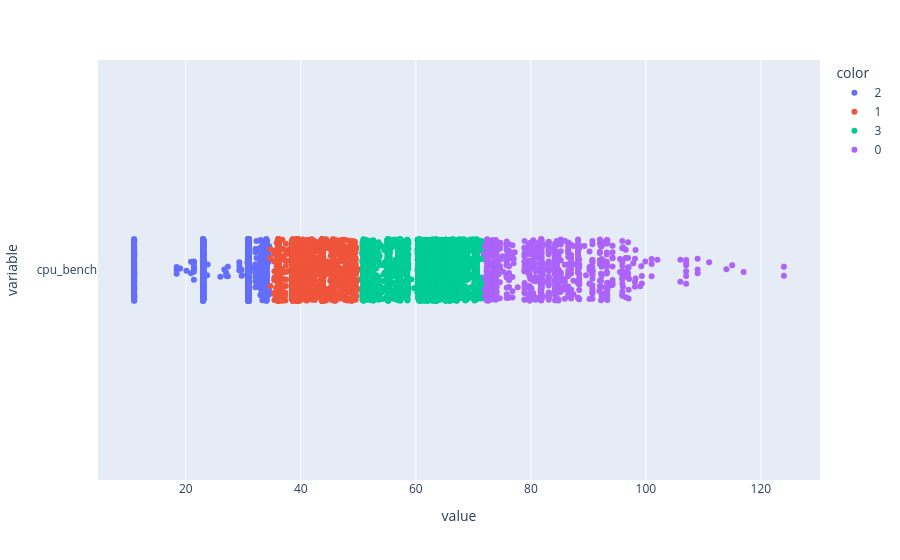

The notebook cell this image was saved under:
### Code cell
px.strip(X, color=labels, orientation='h', stripmode='overlay')

### Figure 1 — Plotly figure (JSON) as saved in the notebook; plotly's stock layout.template omitted (floating-point values rounded to 4 significant figures; data arrays with more than 128 entries replaced by an {"elided": "..."} marker saying what was removed)
{"data": [{"alignmentgroup": "True", "boxpoints": "all", "fillcolor": "rgba(255,255,255,0)", "hoveron": "points", "hovertemplate": "color=2<br>value=%{x}<br>variable=%{y}<extra></extra>", "legendgroup": "2", "line": {"color": "rgba(255,255,255,0)"}, "marker": {"color": "#636efa"}, "name": "2", "offsetgroup": "2", "orientation": "h", "pointpos": 0, "showlegend": true, "type": "box", "x": {"elided": "7255 float values"}, "x0": " ", "xaxis": "x", "y": {"elided": "7255 str values"}, "y0": " ", "yaxis": "y"}, {"alignmentgroup": "True", "boxpoints": "all", "fillcolor": "rgba(255,255,255,0)", "hoveron": "points", "hovertemplate": "color=1<br>value=%{x}<br>variable=%{y}<extra></extra>", "legendgroup": "1", "line": {"color": "rgba(255,255,255,0)"}, "marker": {"color": "#EF553B"}, "name": "1", "offsetgroup": "1", "orientation": "h", "pointpos": 0, "showlegend": true, "type": "box", "x": {"elided": "7593 float values"}, "x0": " ", "xaxis": "x", "y": {"elided": "7593 str values"}, "y0": " ", "yaxis": "y"}, {"alignmentgroup": "True", "boxpoints": "all", "fillcolor": "rgba(255,255,255,0)", "hoveron": "points", "hovertemplate": "color=3<br>value=%{x}<br>variable=%{y}<extra></extra>", "legendgroup": "3", "line": {"color": "rgba(255,255,255,0)"}, "marker": {"color": "#00cc96"}, "name": "3", "offsetgroup": "3", "orientation": "h", "pointpos": 0, "showlegend": true, "type": "box", "x": {"elided": "4134 float values"}, "x0": " ", "xaxis": "x", "y": {"elided": "4134 str values"}, "y0": " ", "yaxis": "y"}, {"alignmentgroup": "True", "boxpoints": "all", "fillcolor": "rgba(255,255,255,0)", "hoveron": "points", "hovertemplate": "color=0<br>value=%{x}<br>variable=%{y}<extra></extra>", "legendgroup": "0", "line": {"color": "rgba(255,255,255,0)"}, "marker": {"color": "#ab63fa"}, "name": "0", "offsetgroup": "0", "orientation": "h", "pointpos": 0, "showlegend": true, "type": "box", "x": {"elided": "950 float values"}, "x0": " ", "xaxis": "x", "y": {"elided": "950 str values"}, "y0": " ", "yaxis": "y"}], "layout": {"boxmode": "overlay", "legend": {"title": {"text": "color"}, "tracegroupgap": 0}, "margin": {"t": 60}, "xaxis": {"anchor": "y", "domain": [0, 1], "title": {"text": "value"}}, "yaxis": {"anchor": "x", "domain": [0, 1], "title": {"text": "variable"}}}}
